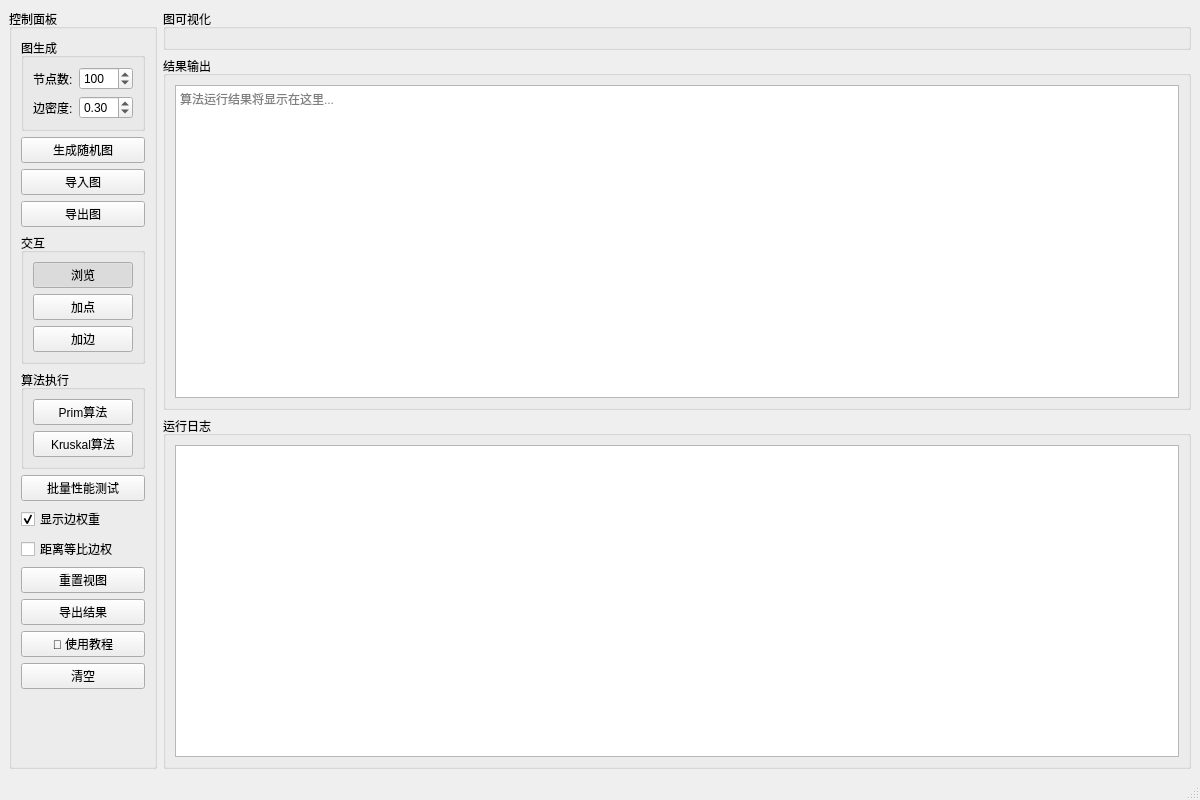
<?xml version="1.0" encoding="UTF-8"?>
<ui version="4.0">
 <class>MainWindow</class>
 <widget class="QMainWindow" name="MainWindow">
  <property name="geometry">
   <rect>
    <x>0</x>
    <y>0</y>
    <width>1200</width>
    <height>800</height>
   </rect>
  </property>
  <property name="windowTitle">
   <string>最小生成树算法可视化</string>
  </property>
  <widget class="QWidget" name="centralwidget">
   <layout class="QHBoxLayout" name="horizontalLayout">
    <item>
     <widget class="QGroupBox" name="groupBox">
      <property name="title">
       <string>控制面板</string>
      </property>
      <layout class="QVBoxLayout" name="verticalLayout_2">
       <item>
        <widget class="QGroupBox" name="groupBox_2">
         <property name="title">
          <string>图生成</string>
         </property>
         <layout class="QFormLayout" name="formLayout">
          <item row="0" column="0">
           <widget class="QLabel" name="label">
            <property name="text">
             <string>节点数:</string>
            </property>
           </widget>
          </item>
          <item row="0" column="1">
           <widget class="QSpinBox" name="spinNodeCount">
            <property name="minimum">
             <number>2</number>
            </property>
            <property name="maximum">
             <number>5000</number>
            </property>
            <property name="value">
             <number>100</number>
            </property>
           </widget>
          </item>
          <item row="1" column="0">
           <widget class="QLabel" name="label_2">
            <property name="text">
             <string>边密度:</string>
            </property>
           </widget>
          </item>
          <item row="1" column="1">
           <widget class="QDoubleSpinBox" name="doubleSpinDensity">
            <property name="minimum">
             <double>0.01</double>
            </property>
            <property name="maximum">
             <double>1.00</double>
            </property>
            <property name="singleStep">
             <double>0.05</double>
            </property>
            <property name="value">
             <double>0.30</double>
            </property>
           </widget>
          </item>
         </layout>
        </widget>
       </item>
       <item>
        <widget class="QPushButton" name="btnGenerate">
         <property name="text">
          <string>生成随机图</string>
         </property>
        </widget>
       </item>
       <item>
        <widget class="QPushButton" name="btnImportGraph">
         <property name="text">
          <string>导入图</string>
         </property>
        </widget>
       </item>
       <item>
        <widget class="QPushButton" name="btnExportGraph">
         <property name="text">
          <string>导出图</string>
         </property>
        </widget>
       </item>
       <item>
        <widget class="QGroupBox" name="groupBox_7">
         <property name="title">
          <string>交互</string>
         </property>
         <layout class="QVBoxLayout" name="verticalLayout_6">
          <item>
           <widget class="QPushButton" name="btnModePan">
            <property name="text">
             <string>浏览</string>
            </property>
            <property name="checkable">
             <bool>true</bool>
            </property>
            <property name="checked">
             <bool>true</bool>
            </property>
           </widget>
          </item>
          <item>
           <widget class="QPushButton" name="btnModeAddNode">
            <property name="text">
             <string>加点</string>
            </property>
            <property name="checkable">
             <bool>true</bool>
            </property>
           </widget>
          </item>
          <item>
           <widget class="QPushButton" name="btnModeAddEdge">
            <property name="text">
             <string>加边</string>
            </property>
            <property name="checkable">
             <bool>true</bool>
            </property>
           </widget>
          </item>
         </layout>
        </widget>
       </item>
       <item>
        <widget class="QGroupBox" name="groupBox_3">
         <property name="title">
          <string>算法执行</string>
         </property>
         <layout class="QVBoxLayout" name="verticalLayout_3">
          <item>
           <widget class="QPushButton" name="btnPrim">
            <property name="text">
             <string>Prim算法</string>
            </property>
           </widget>
          </item>
          <item>
           <widget class="QPushButton" name="btnKruskal">
            <property name="text">
             <string>Kruskal算法</string>
            </property>
           </widget>
          </item>
         </layout>
        </widget>
       </item>
       <item>
        <widget class="QPushButton" name="btnBenchmark">
         <property name="text">
          <string>批量性能测试</string>
         </property>
        </widget>
       </item>
       <item>
        <widget class="QCheckBox" name="checkShowWeight">
         <property name="text">
          <string>显示边权重</string>
         </property>
         <property name="checked">
          <bool>true</bool>
         </property>
        </widget>
       </item>
       <item>
        <widget class="QCheckBox" name="checkWeightedLayout">
         <property name="text">
          <string>距离等比边权</string>
         </property>
         <property name="checked">
          <bool>false</bool>
         </property>
        </widget>
       </item>
       <item>
        <widget class="QPushButton" name="btnResetView">
         <property name="text">
          <string>重置视图</string>
         </property>
        </widget>
       </item>
       <item>
        <widget class="QPushButton" name="btnExportResult">
         <property name="text">
          <string>导出结果</string>
         </property>
        </widget>
       </item>
       <item>
        <widget class="QPushButton" name="btnHelp">
         <property name="text">
          <string>📖 使用教程</string>
         </property>
        </widget>
       </item>
       <item>
        <widget class="QPushButton" name="btnClear">
         <property name="text">
          <string>清空</string>
         </property>
        </widget>
       </item>
       <item>
        <spacer name="verticalSpacer">
         <property name="orientation">
          <enum>Qt::Orientation::Vertical</enum>
         </property>
         <property name="sizeHint" stdset="0">
          <size>
           <width>20</width>
           <height>40</height>
          </size>
         </property>
        </spacer>
       </item>
      </layout>
     </widget>
    </item>
    <item>
     <layout class="QVBoxLayout" name="verticalLayout">
      <item>
       <widget class="QGroupBox" name="groupBox_4">
        <property name="title">
         <string>图可视化</string>
        </property>
        <layout class="QVBoxLayout" name="layoutGraph"/>
       </widget>
      </item>
      <item>
       <widget class="QGroupBox" name="groupBox_5">
        <property name="title">
         <string>结果输出</string>
        </property>
        <layout class="QVBoxLayout" name="verticalLayout_4">
         <item>
          <widget class="QPlainTextEdit" name="textResult">
           <property name="readOnly">
            <bool>true</bool>
           </property>
           <property name="placeholderText">
            <string>算法运行结果将显示在这里...</string>
           </property>
          </widget>
         </item>
        </layout>
       </widget>
      </item>
      <item>
       <widget class="QGroupBox" name="groupBox_6">
        <property name="title">
         <string>运行日志</string>
        </property>
        <layout class="QVBoxLayout" name="verticalLayout_5">
         <item>
          <widget class="QPlainTextEdit" name="textLog">
           <property name="readOnly">
            <bool>true</bool>
           </property>
           <property name="maximumBlockCount">
            <number>500</number>
           </property>
          </widget>
         </item>
        </layout>
       </widget>
      </item>
     </layout>
    </item>
   </layout>
  </widget>
  <widget class="QStatusBar" name="statusbar"/>
 </widget>
 <resources/>
 <connections/>
</ui>
